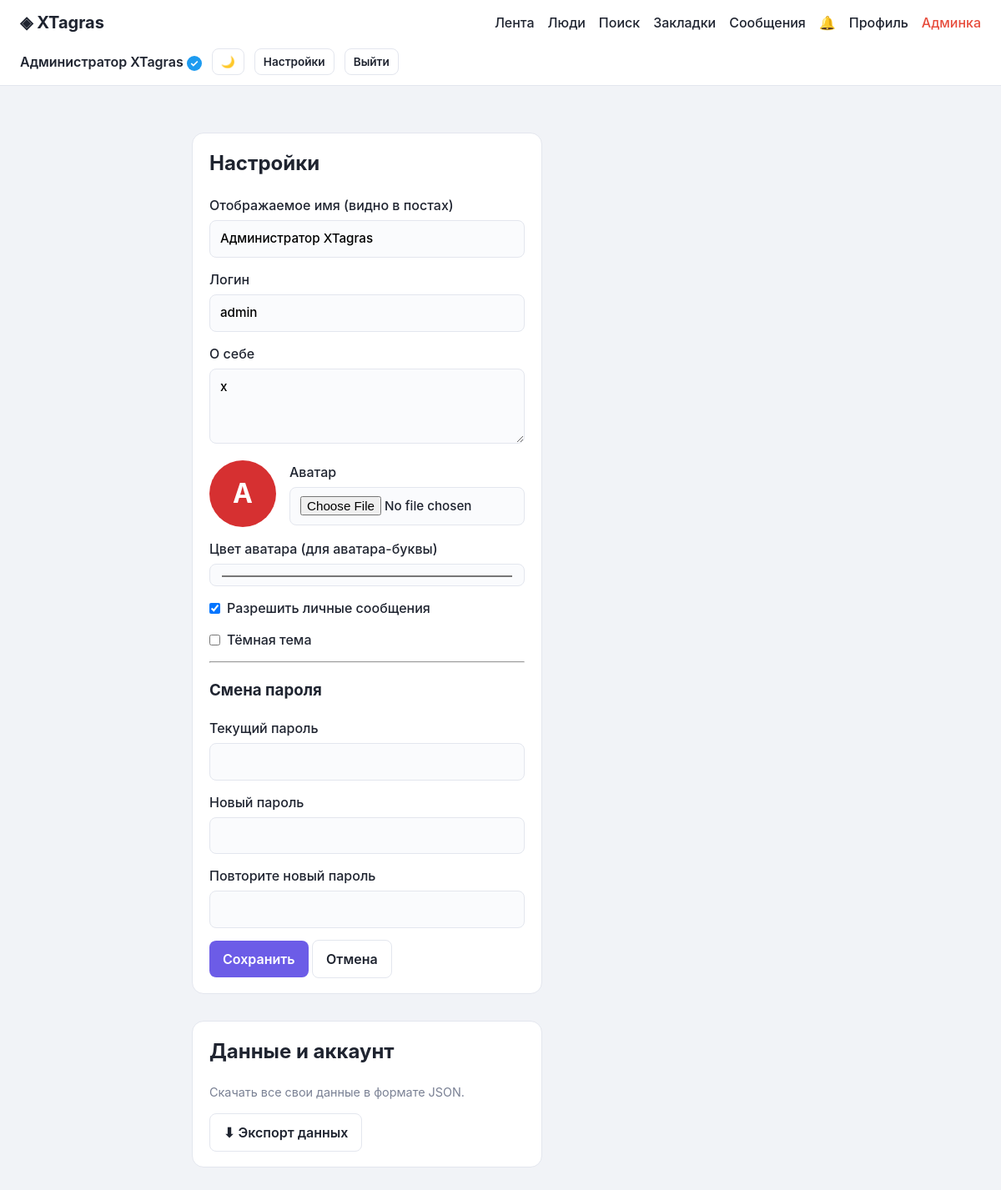
The app's page /settings (signed in) with its own data.
### tables this page shows
CREATE TABLE "users" (
            id INTEGER PRIMARY KEY AUTOINCREMENT,
            username TEXT UNIQUE NOT NULL,
            password_hash TEXT NOT NULL,
            display_name TEXT DEFAULT '',
            bio TEXT DEFAULT '',
            avatar_color TEXT DEFAULT '#6c5ce7',
            is_admin INTEGER NOT NULL DEFAULT 0,
            is_verified INTEGER NOT NULL DEFAULT 0,
            is_banned INTEGER NOT NULL DEFAULT 0,
            allow_dms INTEGER NOT NULL DEFAULT 1,
            dark_mode INTEGER NOT NULL DEFAULT 0,
            pinned_post_id INTEGER,
            last_seen TEXT,
            created_at TEXT NOT NULL
        , avatar_path TEXT DEFAULT '');

### app.py (the view, shortened to what this page needs)
@app.route("/settings", methods=["GET", "POST"])
@login_required
def settings():
    return render_template("settings.html")

### app.py (called while the page is built)
def display_name(user):
    if not user:
        return ""
    return user.get("display_name") or user.get("username") or ""

def parse_ts(ts):
    if not ts:
        return None
    try:
        return datetime.strptime(ts, "%Y-%m-%d %H:%M:%S")
    except ValueError:
        return None

@app.context_processor
def inject_globals():
    data = {
        "site_name": SITE_NAME,
        "unread_messages": getattr(g, "unread_messages", 0),
        "unread_notifications": getattr(g, "unread_notifications", 0),
        "trending": getattr(g, "trending", []),
        "trending_posts": getattr(g, "trending_posts", []),
        "suggested": getattr(g, "suggested", []),
        "announcement": getattr(g, "announcement", None),
    }
    return data

def login_required(view):
    @functools.wraps(view)
    def wrapped(*args, **kwargs):
        if g.user is None:
            flash("Сначала войдите в аккаунт.", "error")
            return redirect(url_for("login"))
        if g.user["is_banned"]:
            session.clear()
            flash("Ваш аккаунт заблокирован.", "error")
            return redirect(url_for("login"))
        return view(*args, **kwargs)
    return wrapped

def compute_trending(conn):
    c = Counter()
    for row in conn.execute("SELECT content FROM posts"):
        for m in re.findall(r"#([\w]+)", row["content"]):
            c[m.lower()] += 1
    return [{"tag": t, "count": n} for t, n in c.most_common(5)]

def trending_posts(conn):
    rows = conn.execute(
        """
        SELECT p.id, p.content, u.username, u.display_name,
               (SELECT COUNT(*) FROM likes l WHERE l.post_id = p.id) AS lc
        FROM posts p JOIN users u ON u.id = p.user_id
        WHERE u.is_banned = 0 AND p.privacy = 'public'
        ORDER BY lc DESC, p.created_at DESC LIMIT 5
        """
    ).fetchall()
    return [dict(r) for r in rows if r["lc"] > 0]

def suggested_users(conn, user_id):
    return [dict(r) for r in conn.execute(
        """
        SELECT * FROM users
        WHERE is_banned = 0 AND id != ?
          AND id NOT IN (SELECT following_id FROM follows WHERE follower_id = ?)
          AND id NOT IN (SELECT blocked_id FROM blocks WHERE blocker_id = ?)
          AND id NOT IN (SELECT blocker_id FROM blocks WHERE blocked_id = ?)
          AND id NOT IN (SELECT muted_id FROM mutes WHERE muter_id = ?)
        ORDER BY created_at DESC LIMIT 5
        """,
        (user_id, user_id, user_id, user_id, user_id),
    )]

### templates/settings.html (shortened to what this page needs)
{% extends "base.html" %}
{% block content %}
<div class="card form-card">
  <h2>Настройки</h2>
  <form method="post" enctype="multipart/form-data">
    <label>Отображаемое имя (видно в постах)
      <input type="text" name="display_name" value="{{ g.user.display_name or '' }}" maxlength="40">
    </label>
    <label>Логин
      <input type="text" name="username" value="{{ g.user.username }}" required minlength="3" maxlength="20">
    </label>
    <label>О себе
      <textarea name="bio" rows="3" maxlength="300">{{ g.user.bio or '' }}</textarea>
    </label>
    <div class="avatar-section">
      <div class="avatar-preview">
        {% if g.user.avatar_path %}
          <img class="avatar-img avatar-lg" src="{{ avatar_url(g.user) }}" alt="">
        {% else %}
          <span class="avatar avatar-lg" style="background:{{ g.user.avatar_color or '#6c5ce7' }}">{{ (g.user.display_name or g.user.username)[0]|upper }}</span>
        {% endif %}
      </div>
      <label>Аватар
        <input type="file" name="avatar" accept="image/png,image/jpeg,image/gif,image/webp">
      </label>
    </div>
    <label>Цвет аватара (для аватара-буквы)
      <input type="color" name="avatar_color" value="{{ g.user.avatar_color or '#6c5ce7' }}">
    </label>
    <label class="checkbox-label">
      <input type="checkbox" name="allow_dms" {% if g.user.allow_dms %}checked{% endif %}>
      Разрешить личные сообщения
    </label>
    <label class="checkbox-label">
      <input type="checkbox" name="dark_mode" {% if g.user.dark_mode %}checked{% endif %}>
      Тёмная тема
    </label>
    <hr>
    <h3>Смена пароля</h3>
    <label>Текущий пароль
      <input type="password" name="current_password">
    </label>
    <label>Новый пароль
      <input type="password" name="new_password" minlength="6">
    </label>
    <label>Повторите новый пароль
      <input type="password" name="confirm_password" minlength="6">
    </label>
    <button class="btn btn-primary" type="submit">Сохранить</button>
    <a class="btn btn-ghost" href="{{ url_for('profile', username=g.user.username) }}">Отмена</a>
  </form>
</div>
<div class="card form-card">
  <h2>Данные и аккаунт</h2>
  <p class="muted">Скачать все свои данные в формате JSON.</p>
  <a class="btn btn-ghost" href="{{ url_for('export_data') }}">⬇ Экспорт данных</a>
</div>
{% endblock %}

### templates/base.html (shortened to what this page needs)
<!doctype html>
<html lang="ru">
{% from "_avatar.html" import avatar %}
<head>
  <link rel="stylesheet" href="{{ url_for('static', filename='style.css') }}">
</head>
<body class="{{ 'dark' if g.user and g.user.dark_mode else '' }}">
<nav class="navbar">
  <a class="brand" href="{{ url_for('index') }}">◈ {{ site_name }}</a>
  {% if g.user %}
    <div class="nav-links">
      <a href="{{ url_for('index') }}">Лента</a>
      <a href="{{ url_for('users') }}">Люди</a>
      <a href="{{ url_for('search') }}">Поиск</a>
      <a href="{{ url_for('bookmarks') }}">Закладки</a>
      <a href="{{ url_for('messages') }}">Сообщения{% if unread_messages %} <span class="unread">{{ unread_messages }}</span>{% endif %}</a>
      <a href="{{ url_for('notifications') }}">🔔{% if unread_notifications %} <span class="unread">{{ unread_notifications }}</span>{% endif %}</a>
      <a href="{{ url_for('profile', username=g.user['username']) }}">Профиль</a>
      {% if g.user['is_admin'] %}<a class="admin-link" href="{{ url_for('admin') }}">Админка</a>{% endif %}
    </div>
    <div class="nav-right">
      <span class="nav-user">{{ display_name(g.user) }}{% if g.user['is_verified'] %} <span class="badge" title="Подтверждённый аккаунт">✓</span>{% endif %}</span>
      <form method="post" action="{{ url_for('toggle_theme') }}"><button class="btn btn-ghost btn-sm" title="Переключить тему">{{ '☀️' if g.user.dark_mode else '🌙' }}</button></form>
      <a class="btn btn-ghost btn-sm" href="{{ url_for('settings') }}">Настройки</a>
      <a class="btn btn-ghost btn-sm" href="{{ url_for('logout') }}">Выйти</a>
    </div>
  {% else %}
    <div class="nav-right">
      <a class="btn btn-ghost" href="{{ url_for('login') }}">Войти</a>
      <a class="btn btn-primary" href="{{ url_for('register') }}">Регистрация</a>
    </div>
  {% endif %}
</nav>
<main class="layout">
  <div class="container">
    {% block content %}{% endblock %}
  </div>
</main>
</body>
</html>

### static/style.css (style rules this page uses)
:root { --bg: #f1f3f7; --card: #ffffff; --text: #1f2430; --muted: #7a8194; --accent: #6c5ce7; --accent-dark: #5a4bd1; --danger: #e74c3c; --border: #e3e6ee; }
* { box-sizing: border-box; }
body { margin: 0; font-family: -apple-system, "Segoe UI", Roboto, "Helvetica Neue", Arial, sans-serif; background: var(--bg); color: var(--text); line-height: 1.5; }
a { color: var(--accent); text-decoration: none; }
.navbar { display: flex; align-items: center; justify-content: space-between; gap: 16px; padding: 12px 24px; background: var(--card); border-bottom: 1px solid var(--border); position: sticky; top: 0; z-index: 10; flex-wrap: wrap; }
.brand { font-size: 1.25rem; font-weight: 700; color: var(--text); }
.nav-links { display: flex; gap: 16px; flex-wrap: wrap; }
.nav-links a { color: var(--text); font-weight: 500; }
.nav-right { display: flex; align-items: center; gap: 12px; }
.nav-user { font-weight: 600; }
.admin-link { color: var(--danger) !important; }
.layout { display: flex; justify-content: center; align-items: flex-start; gap: 20px; max-width: 1080px; margin: 24px auto; padding: 0 16px; }
.container { flex: 1; max-width: 680px; min-width: 0; margin: 0; padding: 0; }
.card { background: var(--card); border: 1px solid var(--border); border-radius: 14px; padding: 18px 20px; margin-bottom: 14px; }
.form-card { max-width: 420px; margin: 32px auto; }
.form-card h2 { margin-top: 0; }
label { display: block; margin-bottom: 14px; font-weight: 500; }
input, textarea { width: 100%; padding: 10px 12px; margin-top: 6px; border: 1px solid var(--border); border-radius: 8px; font: inherit; font-size: 0.95rem; background: #fafbfd; }
.btn { display: inline-block; border: none; border-radius: 8px; padding: 10px 16px; font: inherit; font-weight: 600; cursor: pointer; background: var(--accent); color: #fff; }
.btn-primary { background: var(--accent); color: #fff; }
.btn-ghost { background: transparent; color: var(--text); border: 1px solid var(--border); }
.btn-sm { padding: 5px 10px; font-size: 0.85rem; }
.avatar { display: inline-flex; align-items: center; justify-content: center; width: 44px; height: 44px; border-radius: 50%; color: #fff; font-weight: 700; font-size: 1.1rem; flex-shrink: 0; }
.avatar-lg { width: 80px; height: 80px; font-size: 2rem; }
.avatar-section { display: flex; align-items: center; gap: 16px; margin-bottom: 14px; flex-wrap: wrap; }
.avatar-preview { display: flex; align-items: center; }
.avatar-section label { margin-bottom: 0; flex: 1; min-width: 200px; }
.badge { display: inline-flex; align-items: center; justify-content: center; width: 18px; height: 18px; border-radius: 50%; background: #1d9bf0; color: #fff; font-size: 0.75rem; font-weight: 700; }
.muted { color: var(--muted); font-size: 0.9rem; }
.checkbox-label { display: flex; align-items: center; gap: 8px; font-weight: 500; }
.checkbox-label input { width: auto; margin: 0; }

### records on screen
users: display_name "Администратор XTagras", dark_mode "🌙", username "admin", bio "x", display_name "А", avatar_color "#d63031", allow_dms "☑"

### other values on screen
{{ site_name }} "XTagras"
